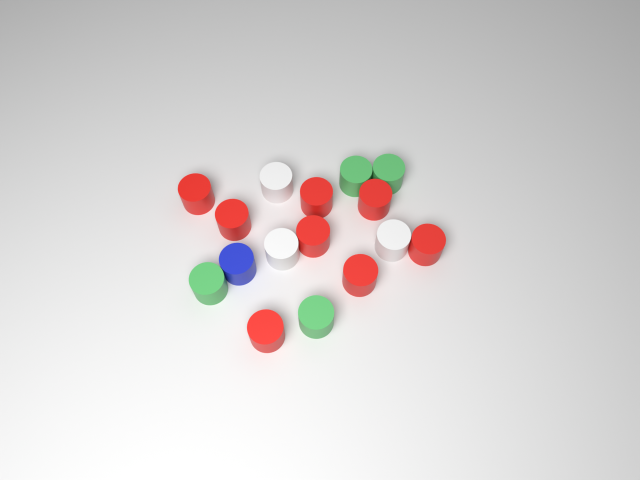
#> input picture synthetic/scene_left.png, 1280 x 960 px (shown at 1/2 size)
$ python -i pieces.py   (imports and definitions only)   (older library calls are emulated)
#> lines starting #> are read from the running program, lines starting #| are printed output that depends on the picture
"""Detect cylindrical pieces (red / blue / green / white, 35 mm diameter, 30 mm tall) by colour + known size.

Calibrated mode (--calib): the camera image is remapped to a top-down view of the plane at piece-top
height, where every top face is an exact circle of known pixel radius. Candidates (fixed-radius Hough +
colour-disk peaks) are scored by rim edges and colour fill. Positions come out in table mm.

Uncalibrated mode (--radius-px): same detector run directly on the image. Only sensible for a camera
looking roughly straight down; with an oblique view the tops are ellipses and detection degrades.

Usage:
    venv/bin/python pieces.py synthetic/scene_left.png --calib calib.json --camera left
    venv/bin/python pieces.py samples/pieces_01.jpg --radius-px 60
"""
import argparse
from dataclasses import dataclass
from pathlib import Path

import cv2
import numpy as np

PIECE_D_MM = 35.0
PIECE_H_MM = 30.0

# HSV ranges, OpenCV convention (H 0..179). Red wraps around 0.
COLORS = {
    "red": {"h": [(0, 10), (170, 180)], "s": (100, 255), "v": (40, 255)},
    "blue": {"h": [(100, 135)], "s": (100, 255), "v": (20, 255)},
    "green": {"h": [(40, 90)], "s": (50, 255), "v": (40, 255)},
    "white": {"h": [(0, 180)], "s": (0, 45), "v": (150, 255), "min_rim": 0.75},  # white table: demand a clear rim
}
DRAW = {"red": (0, 0, 255), "blue": (255, 0, 0), "green": (0, 180, 0), "white": (255, 255, 255)}


@dataclass
class Piece:
    color: str
    view_uv: tuple[float, float]        # centre in the detection image (top view or raw image)
    image_uv: tuple[float, float]       # top-face centre in the original camera image
    table_mm: tuple[float, float, float] | None  # top-face centre in the table frame
    rim: float                          # fraction of the rim with a matching edge
    fill: float                         # fraction of the top disk with the piece colour


class TopView:
    """Remap a camera image onto the table plane at height z_mm (table frame, z up)."""

    # [26 lines left out: functions __init__, visible_bounds, not called in this run]

    def project(self, pts_table):
        uv, _ = cv2.projectPoints(np.asarray(pts_table, float).reshape(-1, 1, 3), self.rvec, self.tvec, self.K, self.dist)
        return uv.reshape(-1, 2)

    def warp(self, img):
        return cv2.remap(img, self.maps[..., 0], self.maps[..., 1], cv2.INTER_LINEAR, borderValue=(0, 0, 0))

    def view_to_table(self, u, v):
        return self.x0 + u / self.ppm, self.y1 - v / self.ppm


# [10 lines left out: function color_masks, not called in this run]


def _disk(r):
    r = max(int(round(r)), 1)
    return cv2.getStructuringElement(cv2.MORPH_ELLIPSE, (2 * r + 1, 2 * r + 1))


def detect(bgr, r_px, colors=COLORS, min_rim=0.6, min_fill=0.55, hough_votes=None):
    """Find top-face circles of radius r_px. Returns [(color, u, v, rim, fill)]."""
    sigma = max(r_px / 25, 1.0)
    gray = cv2.GaussianBlur(cv2.cvtColor(bgr, cv2.COLOR_BGR2GRAY), (0, 0), sigma)
    # Colour gradient: per pixel, the BGR channel with the strongest gradient. Grey alone misses
    # e.g. red/green boundaries, which have about the same brightness.
    blur = cv2.GaussianBlur(bgr, (0, 0), sigma).astype(np.float32)
    gxs, gys = cv2.Sobel(blur, cv2.CV_32F, 1, 0), cv2.Sobel(blur, cv2.CV_32F, 0, 1)
    best = (gxs ** 2 + gys ** 2).argmax(axis=2)[..., None]
    gx, gy = np.take_along_axis(gxs, best, 2)[..., 0], np.take_along_axis(gys, best, 2)[..., 0]
    mag = cv2.magnitude(gx, gy)
    edge_thr = max(np.percentile(mag, 90), 20.0)

    masks = color_masks(bgr, colors)
    inner = _disk(0.8 * r_px).astype(np.float32)
    inner /= inner.sum()
    fills = {c: cv2.filter2D(m.astype(np.float32), -1, inner, borderType=cv2.BORDER_CONSTANT) for c, m in masks.items()}
    # Mean brightness of the disk: the top face is lit from above, the piece's side (smeared outwards
    # in the top view) is darker, so among overlapping candidates the brightest one is the top.
    bright = cv2.filter2D(cv2.cvtColor(bgr, cv2.COLOR_BGR2HSV)[..., 2].astype(np.float32) / 255, -1, inner,
                          borderType=cv2.BORDER_CONSTANT)

    # Candidates: colour-disk peaks + fixed-radius Hough on the grey image.
    cands = []
    for f in fills.values():
        peaks = ((f >= cv2.dilate(f, _disk(0.3 * r_px))) & (f >= min_fill)).astype(np.uint8)
        # one candidate per peak region (flat plateaus, e.g. a white table, would give millions of pixels)
        n, _, stats, centroids = cv2.connectedComponentsWithStats(peaks)
        cands += [tuple(c) for c, st in zip(centroids[1:], stats[1:]) if st[cv2.CC_STAT_AREA] < (2 * r_px) ** 2]
    circles = cv2.HoughCircles(gray, cv2.HOUGH_GRADIENT, dp=1, minDist=0.5 * r_px, param1=60,
                               param2=hough_votes or max(8, int(0.5 * r_px)),
                               minRadius=int(r_px * 0.9), maxRadius=int(np.ceil(r_px * 1.1)))
    if circles is not None:
        cands += [(float(x), float(y)) for x, y, _ in circles[0]]

    # Score = rim * fill * brightness. Rim: on how many of 72 rays around the circle there is an edge
    # with a radial gradient. Each candidate is refined by a grid search within +-r, because Hough and
    # colour peaks often land on the piece's side instead of its top face.
    ang = np.linspace(0, 2 * np.pi, 72, endpoint=False)
    radii = r_px + np.arange(-0.12, 0.121, 0.04) * r_px
    cos, sin = np.cos(ang), np.sin(ang)
    h, w = gray.shape
    names = list(fills)
    fill_stack = np.stack([fills[c] for c in names])

    # [9 lines left out: function score, not called in this run]

    def grid(step, n):
        offs = np.arange(-n, n + 1) * step
        return [a.ravel() for a in np.meshgrid(offs, offs)]

    coarse, fine = grid(r_px / 8, 8), grid(r_px / 48, 6)
    results = []
    for x, y in cands:
        for ox, oy in (coarse, fine):  # coarse search within +-r, then fine within +-r/8
            xs, ys = x + ox, y + oy
            rim, ci, fill, br = score(xs, ys)
            s = rim * fill * br * ((rim >= min_rim) & (fill >= min_fill))
            k = int(s.argmax())
            x, y = xs[k], ys[k]
        name = names[ci[k]]
        if s[k] > 0 and rim[k] >= colors[name].get("min_rim", min_rim):
            results.append((name, float(x), float(y), float(rim[k]), float(fill[k]), float(br[k])))

    # Non-max suppression: touching pieces are 2r apart, duplicates (e.g. on a piece's side) are closer.
    results.sort(key=lambda r: r[3] * r[4] * r[5], reverse=True)
    kept = []
    for r in results:
        if all(np.hypot(r[1] - k[1], r[2] - k[2]) > 1.4 * r_px for k in kept):
            kept.append(r)
    return [r[:5] for r in kept]


def detect_pieces(img, view: TopView | None = None, radius_px=None, colors=COLORS):
    """Detect pieces in a camera image. With a TopView, positions are also returned in table mm."""
    if view is None:
        return [Piece(c, (u, v), (u, v), None, rim, fill) for c, u, v, rim, fill in detect(img, radius_px, colors)]
    top = view.warp(img)
    pieces = []
    for c, u, v, rim, fill in detect(top, PIECE_D_MM / 2 * view.ppm, colors):
        x, y = view.view_to_table(u, v)
        iu, iv = view.project([[x, y, view.z]])[0]
        pieces.append(Piece(c, (u, v), (float(iu), float(iv)), (x, y, view.z), rim, fill))
    return pieces


# [82 lines left out: functions draw, camera_table_pose, view_from_calib, main, not called in this run]


# [2 lines not run here, left out]

>>> import cv2
>>> picture = cv2.imread('synthetic/scene_left.png', cv2.IMREAD_GRAYSCALE)
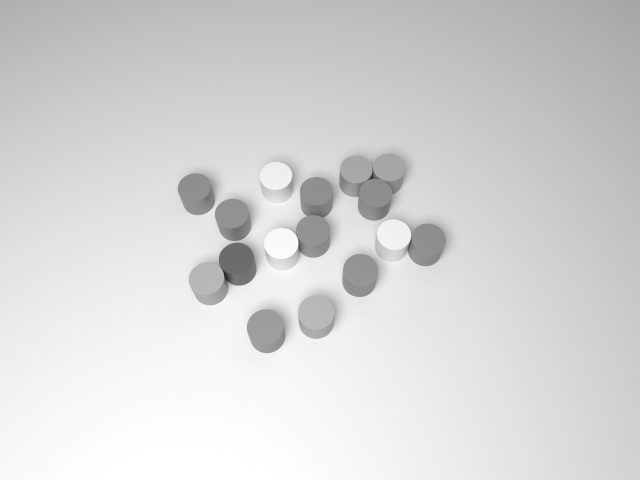
#> picture: shape (960, 1280) (shown at 1/2 size); min 28, max 255, mean 213.9
>>> result = detect_pieces(picture)
#> (the run stopped early here; a loop or call above may not have finished)

$ run again, on synthetic/scene_right.png
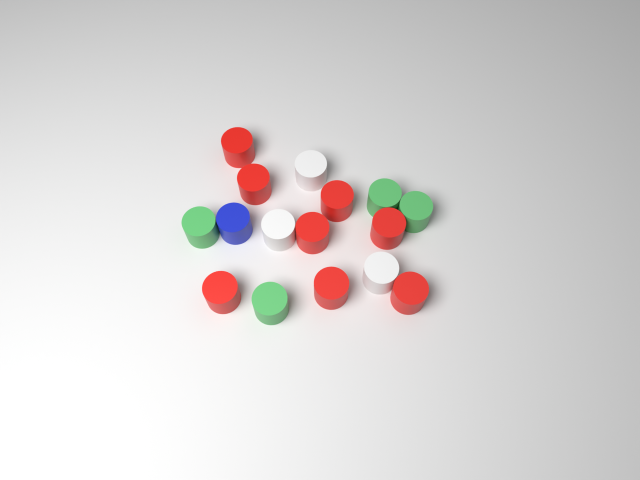
#> input picture synthetic/scene_right.png, 1280 x 960 px (shown at 1/2 size)
#> `picture = cv2.imread('synthetic/scene_left.png', cv2.IMREAD_GRAYSCALE)`:
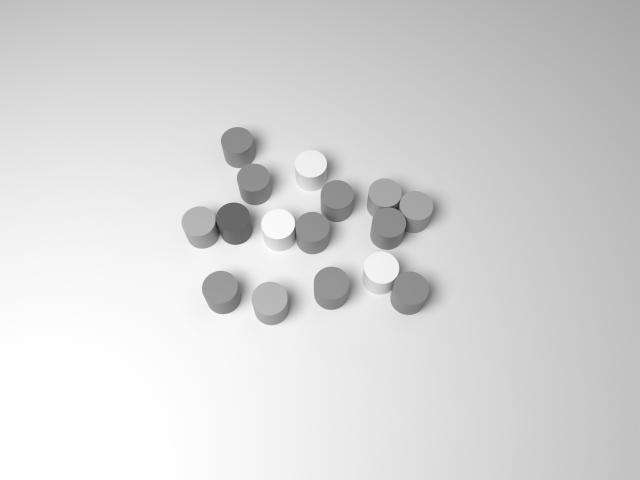
#> picture: shape (960, 1280) (shown at 1/2 size); min 21, max 255, mean 214.6
